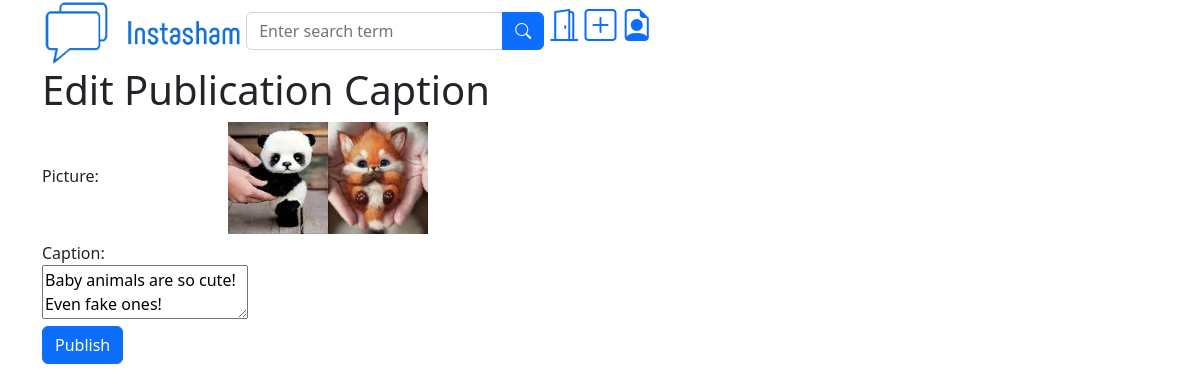
Screenshot of /Publication/edit/5 (signed in) with the database file from the repository.
### tables this page shows
CREATE TABLE `publication` (
  `publication_id` int(11) NOT NULL,
  `profile_id` int(11) NOT NULL,
  `picture` varchar(128) NOT NULL,
  `caption` text NOT NULL,
  `date_time` datetime NOT NULL DEFAULT current_timestamp()
);

### app/core/Controller.php (called while the page is built, shortened)
<?php
class Controller{
	public function view($name, $data = []){
		include('app/views/' . $name . '.php');
	}
}

### app/core/App.php (called while the page is built, shortened)
<?php
class App{
	private $method = 'index';
	public function __construct(){
		$url = self::parseUrl();
		if(isset($url[0])){
			unset($url[0]);
		}
		$this->controller = new $this->controller;
		if(isset($url[1])){
			if(method_exists($this->controller, $url[1])){
				$this->method = $url[1];
			}
			unset($url[1]);
		}
		$params = $url ? array_values($url) : [];
		call_user_func_array([ $this->controller, $this->method ], $params);
	}
	public static function parseUrl(){
		if(isset($_GET['url']))
		{
			return explode('/',
				filter_var(
					rtrim($_GET['url'], '/'))
				,FILTER_SANITIZE_URL);
		}
	}
}

### index.php (called while the page is built, shortened)
<?php
	new app\core\App();

### app/models/Publication.php (called while the page is built, shortened)
<?php
class Publication extends \app\core\Model{
	public function get($publication_id){
		$SQL = "SELECT * FROM publication WHERE publication_id=:publication_id";
		$STMT = self::$_connection->prepare($SQL);
		$STMT->execute(['publication_id'=>$publication_id]);
		$STMT->setFetchMode(\PDO::FETCH_CLASS, 'app\models\Publication');
		return $STMT->fetch();
	}
}

### app/core/Model.php (called while the page is built, shortened)
<?php
class Model{
	public function __construct(){
		$server = 'localhost';
		$dbname = 'Instasham';
		$username = 'root';
		$password = '';
	}
}

### app/views/Publication/edit.php (the view, shortened to what this page needs)
<h1>Edit Publication Caption</h1>
<form action='' method='post' enctype='multipart/form-data'>
	<div class="form-group">
		<label class="col-sm-2 col-form-label">Picture:</label><img id='pic_preview' src='/images/<?=$data->picture ?>' style="max-width:200px;max-height:200px" />
	</div>
	<div class="form-group">
		<label class="col-sm-2 col-form-label">Caption:<textarea placeholder='Say something about your picture.' name="caption"><?= htmlspecialchars($data->caption) ?></textarea></label>
	</div>
	<input type="submit" name="action" value="Publish" class='btn btn-primary' />
</form>

### rows the page displays
publication: picture (picture), caption "Baby animals are so cute! Even fake ones!"
